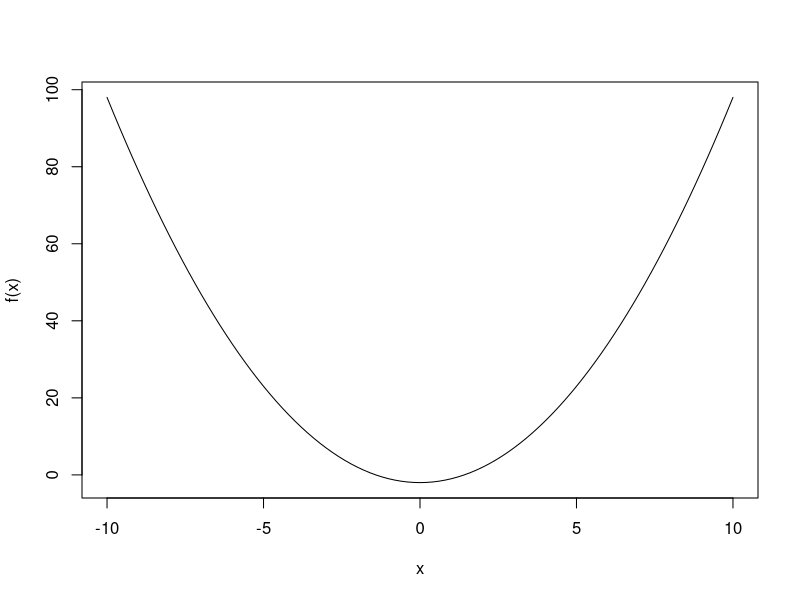
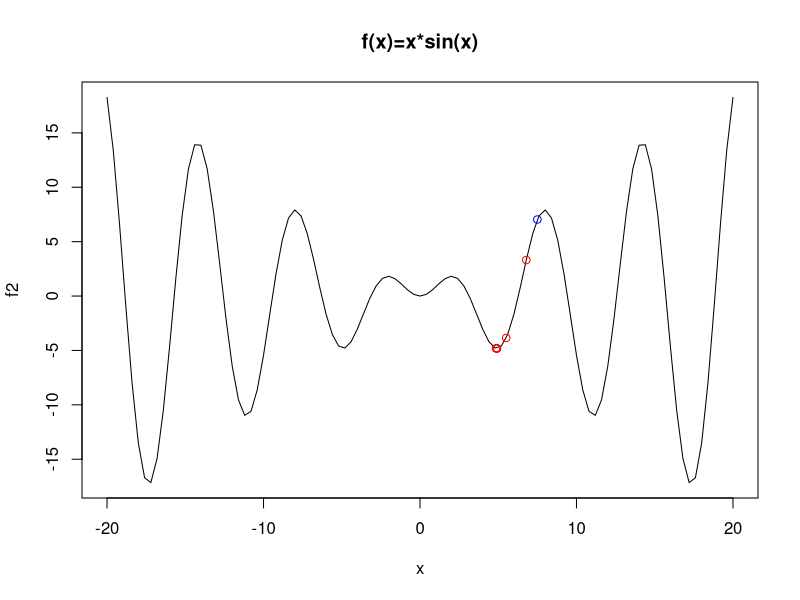

Source code (R) for these figures, in order:
## ---- chunk 1
# the investigated function
f <- function(x){
  x^2 - 2
}
curve(f, from = -10, to = 10)

# investigated interval
a <- -2
b <- -1
tol <- 0.00001 # tolerance, a small number

# finding root process
while(TRUE){
  c <- (a+b)/2
  if(f(c) == 0 || b - a < tol){
    break
  }
  if(f(a)*f(c) < 0){
    b <- c
  }else{
    a <- c
  }
}

# output the result
cat("Root of f(x) is", c)

# double check the result
f(-1.41421127319336)
## ---- chunk 2
bisection <- function(f, a, b, tol = 0.001){
  while(TRUE){
    c <- (a+b)/2
    if(f(c) == 0 || b - a < tol){
      break
    }
    if(f(a)*f(c) < 0){
      b <- c
    }else{
      a <- c
    }
  }
  print(paste("Root of f(x) is", c))
}

# test the function with the same setting
bisection(f, -2, 1)
## ---- chunk 3
bisection.new <- function(f, a, b, tol = 0.001, N.max = 100){
  # assign value
  f.a <- f(a)
  f.b <- f(b)
  
  # initial check
  if(f.a*f.b > 0){
    warning("f(a) and f(b) have same sign, output may not be a root")
  }else if(f.a == 0){
    return(a)
  }else if(f.b == 0){
    return(b)
  }else if(is.na(f.a*f.b)){
    return(NA)
  }
  
  # the same searching process
  for(n in 1:N.max){
    c <- (a+b)/2
    f.c <- f(c) # call function 'f' once each iteration
    if(f.c == 0 || abs(b - a) < tol){ # check absolute value
      break
    }
    if(f.a*f.c < 0){
      b <- c
      f.b <- f.c
    }else{
      a <- c
      f.a <- f.c
    }
  }
  
  return(c) # return a value rather than print it out
}
## ---- chunk 4
bisection.new(f, -1, -2)

bisection.new(f, -1, 1)
## ---- chunk 5
Newton_Raphson <- function(f, df, x0, tol = 0.001, N.max = 100){
  for (n in 1:N.max) {
    x1 <- x0 - f(x0)/df(x0)
    if(abs(x1 - x0) < tol){
      break
    }
    x0 <- x1
  }
  return(x1)
}

f <- function(x) x^2 - 2
df <- function(x) 2*x

Newton_Raphson(f, df, -1)


## ---- chunk 6
uniroot(f, c(0, 2))$root
?uniroot
str(uniroot(f, c(0, 2))) #find root of "f" in [0,2]
## ---- chunk 7
gradient_descent <- function(df, x0, alpha = 0.2, tol = 0.0001, N.max = 100){
  for (n in 1:N.max) {
    x1 <- x0 - alpha*df(x0)
    if(sqrt(sum((x1 - x0)^2)) < tol){
      break
    }
    x0 <- x1
  }
  return(x1)
}


## ---- chunk 8
df <- function(x) 2 * x
gradient_descent(df, -1)
## ---- chunk 9
# define original function and derived function
f2 <- function(x) x*sin(x)
df2 <- function(x) sin(x) + x*cos(x)

# visualize the function
plot(f2, xlim = c(-20,20), main = "f(x)=x*sin(x)") # draw function

# initial setting for gradient descent
x0 <- 7.5 # initial point
alpha <- 0.2 # learning rate
N.max <- 100 # max number of iteration
tol <- 0.0001 # tolerance
points(x0, f2(x0), col = "blue") # draw initial point with blue color

# search for local optimum
for (n in 1:N.max) {
  x1 <- x0 - alpha*df2(x0)
  points(x1, f2(x1), col = "red") # draw new points with red color
  if(abs(x1 - x0) < tol){
    break
  }
x0 <- x1
}
## ---- chunk 10
Newton_optim <- function(df, d2f, x0, alpha = 1, tol = 0.0001, N.max = 100){
  for (n in 1:N.max) {
    x1 <- x0 - alpha*solve(d2f(x0), df(x0))
    if(sqrt(sum((x1 - x0)^2)) < tol){
      break
    }
    x0 <- x1
  }
  return(x1)
}
## ---- chunk 11
df <- function(x) 2*x - 10
d2f <- function(x) 2
Newton_optim(df, d2f, 6)
# f <- function(x) x ^ 3 / 3 - 10 * x
# curve(f, from = -10, to = 10)
